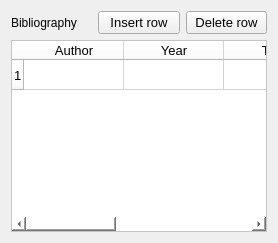
     <widget class="QWidget" name="tab_7">
      <attribute name="title">
       <string>Bibliography</string>
      </attribute>
      <layout class="QGridLayout" name="gridLayout_15">
       <item row="0" column="0">
        <layout class="QGridLayout" name="gridLayout_14">
         <item row="0" column="0">
          <widget class="QLabel" name="label_48">
           <property name="text">
            <string>Bibliography</string>
           </property>
          </widget>
         </item>
         <item row="0" column="1">
          <widget class="QPushButton" name="pushButton_insert_row_rif_biblio">
           <property name="font">
            <font>
             <family>MS Shell Dlg 2</family>
             <pointsize>10</pointsize>
             <weight>50</weight>
             <italic>false</italic>
             <bold>false</bold>
            </font>
           </property>
           <property name="text">
            <string>Insert row</string>
           </property>
          </widget>
         </item>
         <item row="0" column="2">
          <widget class="QPushButton" name="pushButton_remove_row_rif_biblio">
           <property name="font">
            <font>
             <family>MS Shell Dlg 2</family>
             <pointsize>10</pointsize>
             <weight>50</weight>
             <italic>false</italic>
             <bold>false</bold>
            </font>
           </property>
           <property name="text">
            <string>Delete row</string>
           </property>
          </widget>
         </item>
         <item row="1" column="0" colspan="3">
          <widget class="QTableWidget" name="tableWidget_rif_biblio">
           <property name="font">
            <font>
             <family>MS Shell Dlg 2</family>
             <pointsize>10</pointsize>
             <weight>50</weight>
             <italic>false</italic>
             <bold>false</bold>
            </font>
           </property>
           <property name="styleSheet">
            <string notr="true">background-color: rgb(255, 255, 255);</string>
           </property>
           <property name="frameShape">
            <enum>QFrame::StyledPanel</enum>
           </property>
           <property name="frameShadow">
            <enum>QFrame::Raised</enum>
           </property>
           <property name="verticalScrollBarPolicy">
            <enum>Qt::ScrollBarAsNeeded</enum>
           </property>
           <property name="horizontalScrollBarPolicy">
            <enum>Qt::ScrollBarAsNeeded</enum>
           </property>
           <property name="editTriggers">
            <set>QAbstractItemView::AnyKeyPressed|QAbstractItemView::DoubleClicked|QAbstractItemView::EditKeyPressed</set>
           </property>
           <property name="selectionMode">
            <enum>QAbstractItemView::SingleSelection</enum>
           </property>
           <property name="selectionBehavior">
            <enum>QAbstractItemView::SelectRows</enum>
           </property>
           <property name="rowCount">
            <number>1</number>
           </property>
           <property name="columnCount">
            <number>5</number>
           </property>
           <row/>
           <column>
            <property name="text">
             <string>Author</string>
            </property>
           </column>
           <column>
            <property name="text">
             <string>Year</string>
            </property>
           </column>
           <column>
            <property name="text">
             <string>Title</string>
            </property>
           </column>
           <column>
            <property name="text">
             <string>Pag.</string>
            </property>
           </column>
           <column>
            <property name="text">
             <string>Fig.</string>
            </property>
           </column>
          </widget>
         </item>
        </layout>
       </item>
      </layout>
     </widget>
